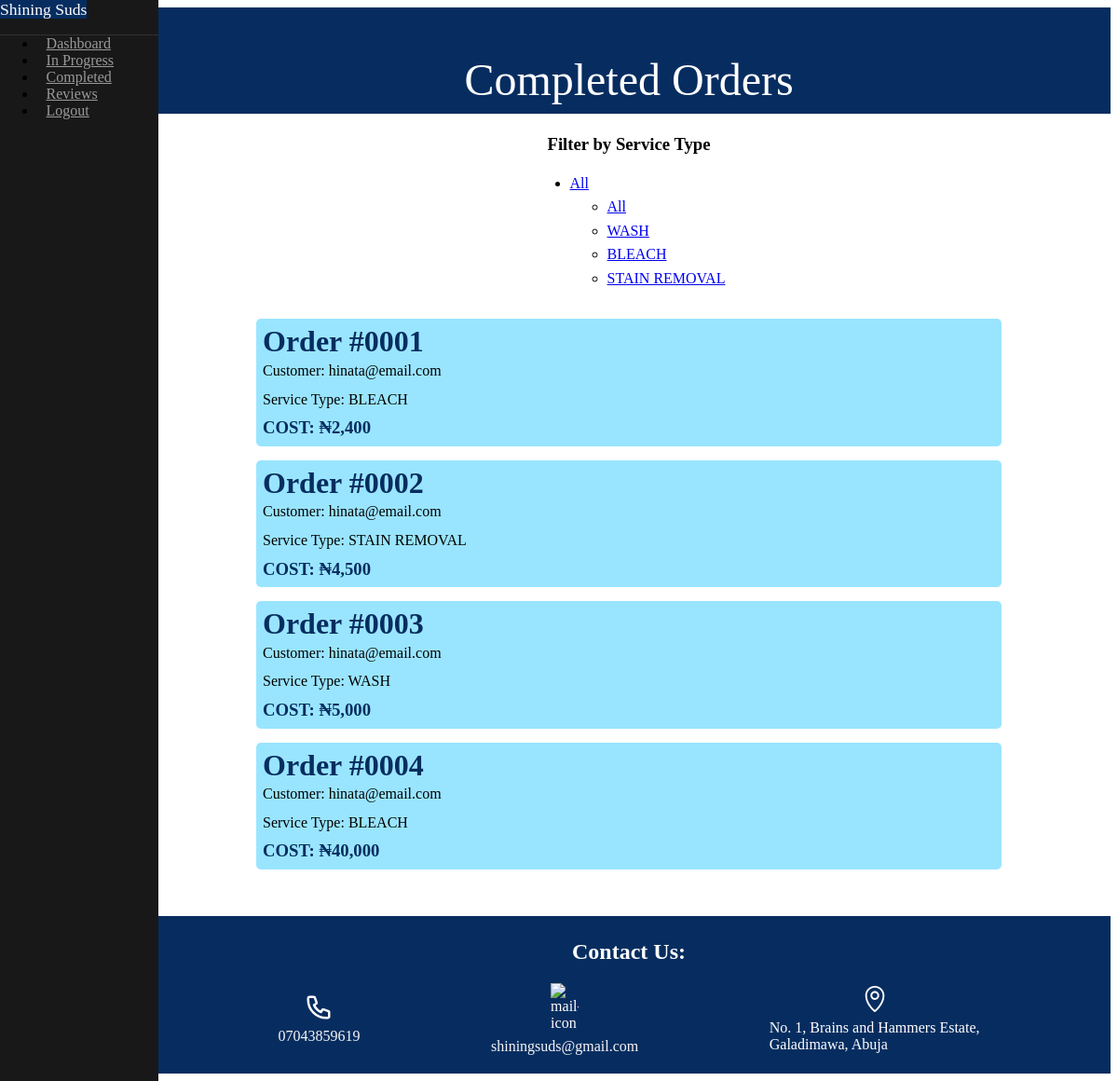
Page /admin/completed (signed in) on the committed database.
### laundry/models.py (models this page shows, shortened)
class Order(db.Model):
    __tablename__ = 'orders'
    id = db.Column(db.Integer, primary_key=True, index=True)
    amount = db.Column(db.Integer, nullable=False)
    clothes_count = db.Column(db.Integer, nullable=False)
    status = db.Column(db.BOOLEAN, default=False)
    service_type = db.Column(db.String, nullable=False)
    created = db.Column(db.DateTime, default=datetime.datetime.now())
    pickup_date = db.Column(db.DateTime, nullable=False)
    delivery_date = db.Column(db.DateTime, nullable=False)
    pickup_addr = db.Column(db.String, nullable=False)
    delivery_addr = db.Column(db.String, nullable=False)
    reviewed = db.Column(db.BOOLEAN, default=False)
    special_instr = db.Column(db.Text(), nullable=True)
    user_id = db.Column(db.Integer, db.ForeignKey('users.id', name='fk_user_id'))
    user = db.relationship("User", uselist=False, backref="orders")

class User(db.Model, UserMixin):
    __tablename__ = 'users'
    id = db.Column(db.Integer, primary_key=True, index=True)
    name = db.Column(db.String, nullable=False)
    email = db.Column(db.String, unique=True, index=True, nullable=False)
    hashed_password = db.Column(db.String, nullable=False)
    accepted_terms = db.Column(db.Boolean(), default=False)
    is_active = db.Column(db.Boolean(), default=True)
    is_superuser = db.Column(db.Boolean(), default=False)
    phone = db.Column(db.String())
    address = db.Column(db.String())
    @property
    def password(self) -> AttributeError:
        return {'lol': 'nice try'}
    def get(index: str | int) -> Query | None:
        return User.query.get(index) or User.query.filter_by(email=index).first()

### laundry/admin/views.py (the view)
@admin.route('/completed')
@login_required
def completed():
    orders = Order.query.filter_by(status=True).all()
    types = {order.service_type for order in orders}
    return render_template('admin/completed.html', User=User, orders=orders, types=types)

### laundry/models.py (called while the page is built)
@login_manager.user_loader
def load_user(id):
    return User.get(id)

### laundry/templates/admin/completed.html (shortened to what this page needs)
{% extends "shared/base.html" %}
{% block content %}
<div id="main" style="min-height: 100vh;">
    <div class="header">
        <h1>Completed Orders</h1>
    </div>
    <div class="content">
        {% if orders == [] %}
        <h1 class="center">No orders yet</h1>
        {% else %}
        <h3 class="center" style="margin-bottom: 0;">Filter by Service Type</h3>
        <div class="pure-menu pure-menu-horizontal filter">
            <ul class="pure-menu-list">
                <li class="pure-menu-item pure-menu-has-children pure-menu-allow-hover">
                    <a href="#" id="menuLink1" class="pure-menu-link">{{ service_type or 'All' }}</a>
                    <ul class="pure-menu-children">
                        <li class="pure-menu-item">
                            <a href="{{ url_for('.completed') }}" class="pure-menu-link">All</a>
                        </li>
                        {% for service_type in types %}
                        <li class="pure-menu-item">
                            <a href="{{ url_for('.completed_filt', service_type=service_type) }}" class="pure-menu-link">{{ service_type }}</a>
                        </li>
                        {% endfor %}
                    </ul>
                </li>
            </ul>
        </div>
        <div class="pure-g">
            {% for order in orders %}
            <div class="pure-u-1 order">
                <h1>Order #{{ '{:04d}'.format(order.id) }}</h1>
                <p>Customer: {{ User.get(order.user_id).email }}</p>
                <p>Service Type: {{ order.service_type }}</p>
                <h3>COST: {{ '₦{:,}'.format(order.amount) }}</h3>
            </div>
            {% endfor %}
        </div>
        {% endif %}
    </div>
</div>
{% endblock %}

### laundry/static/css/pure-custom.css (style rules this page uses)
body { color: #000000; }
.content { margin: 0 auto; padding: 0 2em; max-width: 800px; margin-bottom: 50px; line-height: 1.6em; }
.header { margin: 0; color: #333; text-align: center; padding: 2.5em 2em 0; border-bottom: 1px solid #eee; background-color: #072D60; font-family: Georgia, 'Times New Roman', Times, serif; }
.header h1 { margin: 0.2em 0; font-size: 3em; font-weight: 300; color: #ffffff; }
@media (min-width: 48em) { .header, .content { padding-left: 2em; padding-right: 2em; } }

### laundry/static/css/my_custom.css (style rules this page uses)
#main { min-height: 100vh; }
.center { display: flex; align-items: center; justify-content: center; }
.filter { display: flex; justify-content: center; }
::placeholder { color: #072D60; opacity: 0.7; }
.order { margin: 15px auto 10px auto; background-color: rgb(153, 229, 255); padding: 7px; border-radius: 5px; }
.order h1, .order h3, .order h4 { color: #072D60; }
.order h1, .order p, .order h3, .order h4 { margin-bottom: 0; margin-top: 5px; }

### rows in the picture
Order: service_type "WASH", id "0003", amount "₦5,000"
Order: service_type "BLEACH", id "0001", amount "₦2,400"
Order: service_type "STAIN REMOVAL", id "0002", amount "₦4,500"
User: get "hinata@email.com"
Order: id "0004", service_type "BLEACH", amount "₦40,000"

### other values in the picture
{{ service_type or 'All' }} "All"
